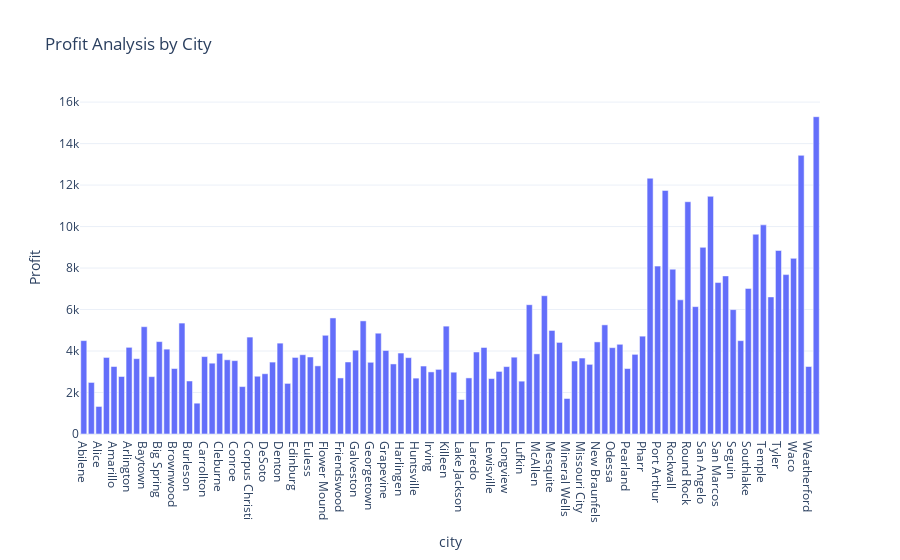

Notebook code cell kept with this figure:
### Markdown cell above
### Profit Analysis by City

### Code cell
profit_by_subcategory = df.groupby('city')['Profit'].sum().reset_index()
fig = px.bar(profit_by_subcategory, x='city', 
             y='Profit', 
             title='Profit Analysis by City')
fig.show()

### Figure 1 — Plotly figure (JSON) as saved in the notebook; plotly's stock layout.template omitted (floating-point values rounded to 4 significant figures)
{"data": [{"alignmentgroup": "True", "hovertemplate": "city=%{x}<br>Profit=%{y}<extra></extra>", "legendgroup": "", "marker": {"color": "#636efa", "pattern": {"shape": ""}}, "name": "", "offsetgroup": "", "orientation": "v", "showlegend": false, "textposition": "auto", "type": "bar", "x": ["Abilene", "Alamo", "Alice", "Allen", "Amarillo", "Angleton", "Arlington", "Austin", "Baytown", "Bedford", "Big Spring", "Brownsville", "Brownwood", "Bryan", "Burleson", "Canyon", "Carrollton", "Cedar Park", "Cleburne", "College Station", "Conroe", "Coppell", "Corpus Christi", "Dallas", "DeSoto", "Del Rio", "Denton", "Eagle Pass", "Edinburg", "El Paso", "Euless", "Farmers Branch", "Flower Mound", "Fort Worth", "Friendswood", "Frisco", "Galveston", "Garland", "Georgetown", "Grand Prairie", "Grapevine", "Haltom City", "Harlingen", "Houston", "Huntsville", "Hurst", "Irving", "Kerrville", "Killeen", "La Porte", "Lake Jackson", "Lancaster", "Laredo", "League City", "Lewisville", "Little Elm", "Longview", "Lubbock", "Lufkin", "Mansfield", "McAllen", "McKinney", "Mesquite", "Midland", "Mineral Wells", "Mission", "Missouri City", "Nacogdoches", "New Braunfels", "North Richland Hills", "Odessa", "Pasadena", "Pearland", "Pflugerville", "Pharr", "Plano", "Port Arthur", "Richardson", "Rockwall", "Rosenberg", "Round Rock", "Rowlett", "San Angelo", "San Antonio", "San Marcos", "Schertz", "Seguin", "Sherman", "Southlake", "Sugar Land", "Temple", "Texas City", "Tyler", "Victoria", "Waco", "Waxahachie", "Weatherford", "Weslaco"], "xaxis": "x", "y": [4501.0, 2485.0, 1328.0, 3690.0, 3253.0, 2772.0, 4178.0, 3632.0, 5173.0, 2765.0, 4454.0, 4090.0, 3156.0, 5347.0, 2555.0, 1486.0, 3732.0, 3414.0, 3887.0, 3577.0, 3536.0, 2286.0, 4672.0, 2784.0, 2905.0, 3467.0, 4380.0, 2439.0, 3690.0, 3822.0, 3712.0, 3285.0, 4759.0, 5594.0, 2702.0, 3472.0, 4040.0, 5453.0, 3457.0, 4859.0, 4026.0, 3377.0, 3903.0, 3681.0, 2694.0, 3276.0, 2994.0, 3115.0, 5200.0, 2979.0, 1663.0, 2704.0, 3953.0, 4171.0, 2673.0, 3017.0, 3249.0, 3703.0, 2547.0, 6234.0, 3864.0, 6666.0, 4992.0, 4415.0, 1712.0, 3517.0, 3662.0, 3358.0, 4440.0, 5261.0, 4162.0, 4325.0, 3155.0, 3840.0, 4716.0, 12330.0, 8093.0, 11740.0, 7946.0, 6468.0, 11200.0, 6139.0, 8997.0, 11460.0, 7301.0, 7621.0, 5996.0, 4500.0, 7018.0, 9630.0, 10080.0, 6608.0, 8847.0, 7684.0, 8467.0, 13430.0, 3253.0, 15300.0], "yaxis": "y"}], "layout": {"barmode": "relative", "legend": {"tracegroupgap": 0}, "title": {"text": "Profit Analysis by City"}, "xaxis": {"anchor": "y", "domain": [0, 1], "title": {"text": "city"}}, "yaxis": {"anchor": "x", "domain": [0, 1], "title": {"text": "Profit"}}}}
